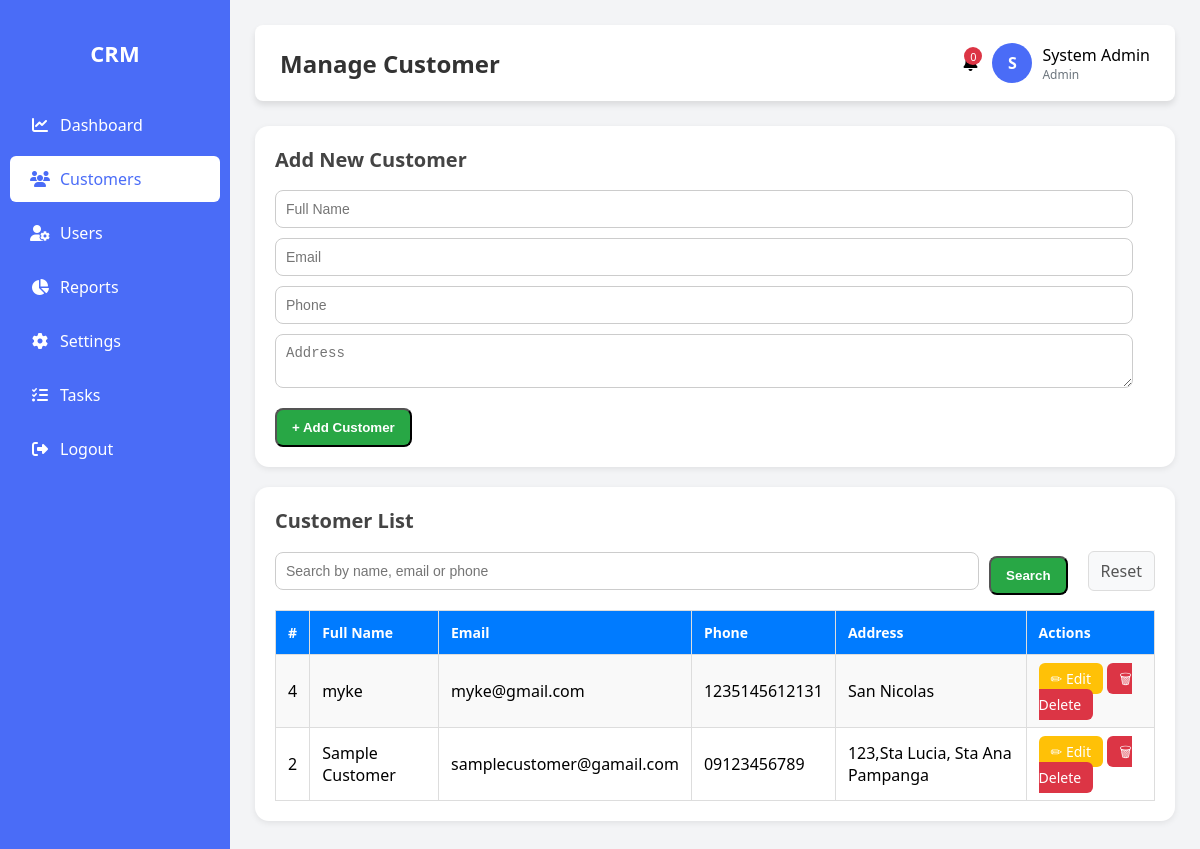
/customers.php (signed in), run on the app's committed database.
### tables this page shows
CREATE TABLE `users` (
  `id` int(11) NOT NULL,
  `name` varchar(100) NOT NULL,
  `email` varchar(100) NOT NULL,
  `password` varchar(255) NOT NULL,
  `role` enum('admin','user') DEFAULT 'user',
  `phone` varchar(20) DEFAULT NULL,
  `position` varchar(100) DEFAULT NULL,
  `bio` text DEFAULT NULL,
  `created_at` timestamp NOT NULL DEFAULT current_timestamp(),
  `updated_at` timestamp NOT NULL DEFAULT current_timestamp() ON UPDATE current_timestamp()
);

CREATE TABLE `customers` (
  `id` int(11) NOT NULL,
  `name` varchar(100) NOT NULL,
  `email` varchar(100) DEFAULT NULL,
  `phone` varchar(20) DEFAULT NULL,
  `address` text DEFAULT NULL,
  `created_at` timestamp NOT NULL DEFAULT current_timestamp()
);

### customers.php (the view, shortened to what this page needs)
<?php
include 'config.php';
$user_id = $_SESSION['user_id'];
$sql = "SELECT role FROM users WHERE id='$user_id' LIMIT 1";
$result = $conn->query($sql);
$user     = $result->fetch_assoc();
$role     = $user['role'];
$sql_name = "SELECT name FROM users WHERE id='$user_id' LIMIT 1";
$result_name = $conn->query($sql_name);
$user_data = $result_name->fetch_assoc();
$user_name = $user_data['name'];
if (isset($_GET['search']) && !empty($_GET['search'])) {
    $search = "%" . $_GET['search'] . "%";
    $stmt = $conn->prepare("SELECT * FROM customers WHERE name LIKE ? OR email LIKE ? OR phone LIKE ? ORDER BY id DESC");
    $stmt->bind_param("sss", $search, $search, $search);
    $stmt->execute();
    $result = $stmt->get_result();
    $stmt->close();
} else {
    $result = $conn->query("SELECT * FROM customers ORDER BY id DESC");
}
?>
<!DOCTYPE html>
<html lang="en">
<head>
    <link rel="stylesheet" href="https://cdnjs.cloudflare.com/ajax/libs/font-awesome/6.4.0/css/all.min.css">
</head>
<body>
    <div class="sidebar">
        <h2>CRM</h2>
        <a href="dashboard.php"><i class="fas fa-chart-line"></i> <span>Dashboard</span></a>
        <a href="customers.php" class="active"><i class="fas fa-users"></i> <span>Customers</span></a>
        <?php if ($role === 'admin') : ?>
            <a href="users.php"><i class="fas fa-user-cog"></i> <span>Users</span></a>
            <a href="reports.php"><i class="fas fa-chart-pie"></i> <span>Reports</span></a>
            <a href="settings.php"><i class="fas fa-cog"></i> <span>Settings</span></a>
        <?php endif; ?>
        <a href="task.php"><i class="fas fa-tasks"></i> <span>Tasks</span></a>
        <a href="logout.php"><i class="fas fa-sign-out-alt"></i> <span>Logout</span></a>
    </div>
    <div class="main-content">
        <div class="header">
            <h2>Manage Customer</h2>
            <div class="header-actions">
                <div class="notification" id="notificationBell">
                    <span class="badge" id="notificationCount">0</span>
                </div>
                <div class="user-profile">
                    <div class="user-avatar">
                        <?php echo strtoupper(substr($user_name, 0, 1)); ?>
                    </div>
                    <div>
                        <div style="font-weight: 500;"><?php echo htmlspecialchars($user_name); ?></div>
                        <div style="font-size: 12px; color: var(--secondary);"><?php echo ucfirst($role); ?></div>
                    </div>
                </div>
            </div>
        </div>
        <div class="card">
            <h3>Add New Customer</h3>
            <form method="POST">
                <input type="text" name="name" placeholder="Full Name" required><br>
                <input type="email" name="email" placeholder="Email"><br>
                <input type="text" name="phone" placeholder="Phone"><br>
                <textarea name="address" placeholder="Address"></textarea><br>
                <button type="submit" name="add_customer" class="btn-add">+ Add Customer</button>
            </form>
        </div>
        <div class="card">
            <h3>Customer List</h3>
            <form method="GET" class="search-bar">
                <input type="text" name="search" placeholder="Search by name, email or phone" value="<?= isset($_GET['search']) ? htmlspecialchars($_GET['search']) : '' ?>">
                <button type="submit" class="btn-add">Search</button>
                <a href="customers.php" class="cancel-btn">Reset</a>
            </form>
            <table>
                <tr>
                    <th>#</th>
                    <th>Full Name</th>
                    <th>Email</th>
                    <th>Phone</th>
                    <th>Address</th>
                    <th>Actions</th>
                </tr>
                <?php while ($row = $result->fetch_assoc()) { ?>
                <tr>
                    <td><?= $row['id']; ?></td>
                    <td><?= htmlspecialchars($row['name']); ?></td>
                    <td><?= htmlspecialchars($row['email']); ?></td>
                    <td><?= htmlspecialchars($row['phone']); ?></td>
                    <td><?= htmlspecialchars($row['address']); ?></td>
                    <td>
                        <a href="edit_customer.php?id=<?= $row['id']; ?>" class="btn btn-edit">✏ Edit</a>
                        <a href="customers.php?delete=<?= $row['id']; ?>" class="btn btn-delete" onclick="return confirm('Delete this customer?');">🗑 Delete</a>
                    </td>
                </tr>
                <?php } ?>
            </table>
        </div>
    </div>
</body>
</html>

### customers.php (style rules this page uses)
:root { --primary: #4a6cf7; --primary-dark: #3a5ad9; --secondary: #6c757d; --success: #28a745; --warning: #ffc107; --danger: #dc3545; --light: #f8f9fa; --dark: #343a40; --sidebar-width: 230px; --border-radius: 8px; --box-shadow: 0 4px 6px rgba(0, 0, 0, 0.1); --transition: all 0.3s ease; }
body { margin: 0; font-family: 'Segoe UI', Tahoma, Geneva, Verdana, sans-serif; display: flex; height: 100vh; background: #f3f4f6; }
.sidebar { width: var(--sidebar-width); background: var(--primary); color: white; display: flex; flex-direction: column; padding-top: 20px; transition: var(--transition); z-index: 1000; }
.sidebar h2 { text-align: center; margin-bottom: 30px; font-size: 22px; padding: 0 15px; }
.sidebar a { color: white; padding: 12px 20px; text-decoration: none; display: flex; align-items: center; transition: var(--transition); border-radius: 6px; margin: 4px 10px; }
.sidebar a i { margin-right: 10px; width: 20px; text-align: center; }
.sidebar a.active { background: white; color: var(--primary); }
.main-content { flex: 1; padding: 25px; overflow-y: auto; }
.header { background: white; padding: 18px 25px; border-radius: var(--border-radius); box-shadow: var(--box-shadow); margin-bottom: 25px; display: flex; justify-content: space-between; align-items: center; }
.header h2 { margin: 0; font-size: 24px; color: #333; }
.header-actions { display: flex; align-items: center; gap: 15px; }
.header-actions .notification { position: relative; cursor: pointer; }
.header-actions .notification .badge { position: absolute; top: -5px; right: -5px; background: var(--danger); color: white; border-radius: 50%; width: 18px; height: 18px; font-size: 11px; display: flex; justify-content: center; align-items: center; }
.user-profile { display: flex; align-items: center; gap: 10px; }
.user-avatar { width: 40px; height: 40px; border-radius: 50%; background: var(--primary); color: white; display: flex; justify-content: center; align-items: center; font-weight: bold; }
.card { background: white; padding: 20px; border-radius: 14px; box-shadow: 0 2px 6px rgba(0,0,0,0.08); margin-bottom: 20px; }
.card h3 { margin-top: 0; margin-bottom: 12px; font-size: 20px; color: #444; }
table { width: 100%; border-collapse: collapse; margin-top: 15px; }
table th, table td { border: 1px solid #ddd; padding: 12px; text-align: left; }
th { background: #007BFF; color: white; font-size: 14px; }
tr:nth-child(even) { background: #f9f9f9; }
.btn { padding: 6px 12px; border: none; border-radius: 6px; cursor: pointer; font-size: 14px; }
.btn-edit { background: #ffc107; color: white; text-decoration: none; }
.btn-delete { background: #dc3545; color: white; text-decoration: none; }
.btn-add { background: #28a745; color: white; padding: 10px 15px; margin-top: 10px; border-radius: 8px; display: inline-block; font-weight: bold; }
input, textarea { width: 95%; padding: 10px; margin: 5px 0; border: 1px solid #ccc; border-radius: 8px; font-size: 14px; }
.search-bar { margin-bottom: 15px; display: flex; gap: 10px; align-items: center; }
.search-bar input { flex: 1; margin: 0; }
.cancel-btn { margin-left: 10px; color: #555; text-decoration: none; padding: 8px 12px; border-radius: 6px; background: #f8f9fa; border: 1px solid #ddd; }

### data on the page
users: name "S", name "System Admin", role "Admin"
customers: id "4", name "myke", email "myke@gmail.com", phone "1235145612131", address "San Nicolas"
customers: id "2", name "Sample Customer", email "samplecustomer@gamail.com", phone "09123456789", address "123,Sta Lucia, Sta Ana Pampanga"
